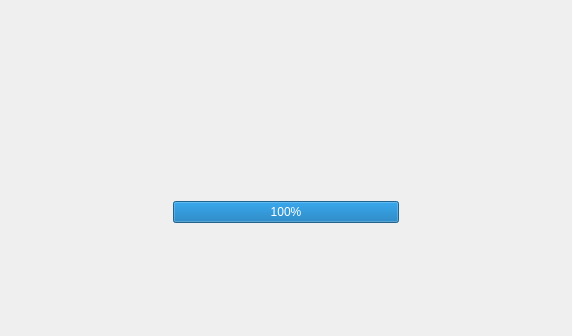
<?xml version="1.0" encoding="UTF-8"?>
<ui version="4.0">
 <class>ViLoadingWidget</class>
 <widget class="QWidget" name="ViLoadingWidget">
  <property name="geometry">
   <rect>
    <x>0</x>
    <y>0</y>
    <width>572</width>
    <height>336</height>
   </rect>
  </property>
  <property name="maximumSize">
   <size>
    <width>16777215</width>
    <height>16777215</height>
   </size>
  </property>
  <property name="windowTitle">
   <string>Form</string>
  </property>
  <property name="styleSheet">
   <string/>
  </property>
  <layout class="QGridLayout" name="gridLayout">
   <property name="margin">
    <number>0</number>
   </property>
   <item row="0" column="1">
    <spacer name="verticalSpacer">
     <property name="orientation">
      <enum>Qt::Vertical</enum>
     </property>
     <property name="sizeHint" stdset="0">
      <size>
       <width>20</width>
       <height>40</height>
      </size>
     </property>
    </spacer>
   </item>
   <item row="6" column="1">
    <spacer name="verticalSpacer_2">
     <property name="orientation">
      <enum>Qt::Vertical</enum>
     </property>
     <property name="sizeHint" stdset="0">
      <size>
       <width>20</width>
       <height>40</height>
      </size>
     </property>
    </spacer>
   </item>
   <item row="2" column="0">
    <spacer name="horizontalSpacer_3">
     <property name="orientation">
      <enum>Qt::Horizontal</enum>
     </property>
     <property name="sizeHint" stdset="0">
      <size>
       <width>40</width>
       <height>20</height>
      </size>
     </property>
    </spacer>
   </item>
   <item row="2" column="2">
    <spacer name="horizontalSpacer_5">
     <property name="orientation">
      <enum>Qt::Horizontal</enum>
     </property>
     <property name="sizeHint" stdset="0">
      <size>
       <width>40</width>
       <height>20</height>
      </size>
     </property>
    </spacer>
   </item>
   <item row="3" column="1">
    <widget class="QProgressBar" name="progressBar">
     <property name="minimumSize">
      <size>
       <width>200</width>
       <height>0</height>
      </size>
     </property>
     <property name="value">
      <number>100</number>
     </property>
     <property name="alignment">
      <set>Qt::AlignCenter</set>
     </property>
    </widget>
   </item>
   <item row="2" column="1">
    <widget class="QWidget" name="animationContainer" native="true">
     <layout class="QGridLayout" name="gridLayout_2">
      <item row="0" column="1">
       <widget class="QWidget" name="animationWidget" native="true">
        <property name="minimumSize">
         <size>
          <width>128</width>
          <height>128</height>
         </size>
        </property>
        <property name="maximumSize">
         <size>
          <width>128</width>
          <height>128</height>
         </size>
        </property>
       </widget>
      </item>
      <item row="0" column="0">
       <spacer name="horizontalSpacer_4">
        <property name="orientation">
         <enum>Qt::Horizontal</enum>
        </property>
        <property name="sizeHint" stdset="0">
         <size>
          <width>40</width>
          <height>20</height>
         </size>
        </property>
       </spacer>
      </item>
      <item row="0" column="2">
       <spacer name="horizontalSpacer_6">
        <property name="orientation">
         <enum>Qt::Horizontal</enum>
        </property>
        <property name="sizeHint" stdset="0">
         <size>
          <width>40</width>
          <height>20</height>
         </size>
        </property>
       </spacer>
      </item>
     </layout>
    </widget>
   </item>
   <item row="4" column="1">
    <widget class="QLabel" name="label">
     <property name="text">
      <string> </string>
     </property>
     <property name="alignment">
      <set>Qt::AlignCenter</set>
     </property>
    </widget>
   </item>
   <item row="5" column="1">
    <widget class="QWidget" name="buttonContainer" native="true">
     <layout class="QGridLayout" name="gridLayout_3">
      <item row="0" column="1">
       <widget class="ViButton" name="cancelButton" native="true"/>
      </item>
      <item row="0" column="0">
       <spacer name="horizontalSpacer">
        <property name="orientation">
         <enum>Qt::Horizontal</enum>
        </property>
        <property name="sizeHint" stdset="0">
         <size>
          <width>40</width>
          <height>20</height>
         </size>
        </property>
       </spacer>
      </item>
      <item row="0" column="2">
       <spacer name="horizontalSpacer_2">
        <property name="orientation">
         <enum>Qt::Horizontal</enum>
        </property>
        <property name="sizeHint" stdset="0">
         <size>
          <width>40</width>
          <height>20</height>
         </size>
        </property>
       </spacer>
      </item>
     </layout>
    </widget>
   </item>
  </layout>
 </widget>
 <customwidgets>
  <customwidget>
   <class>ViButton</class>
   <extends>QWidget</extends>
   <header>vibutton.h</header>
   <container>1</container>
  </customwidget>
 </customwidgets>
 <resources/>
 <connections/>
</ui>
